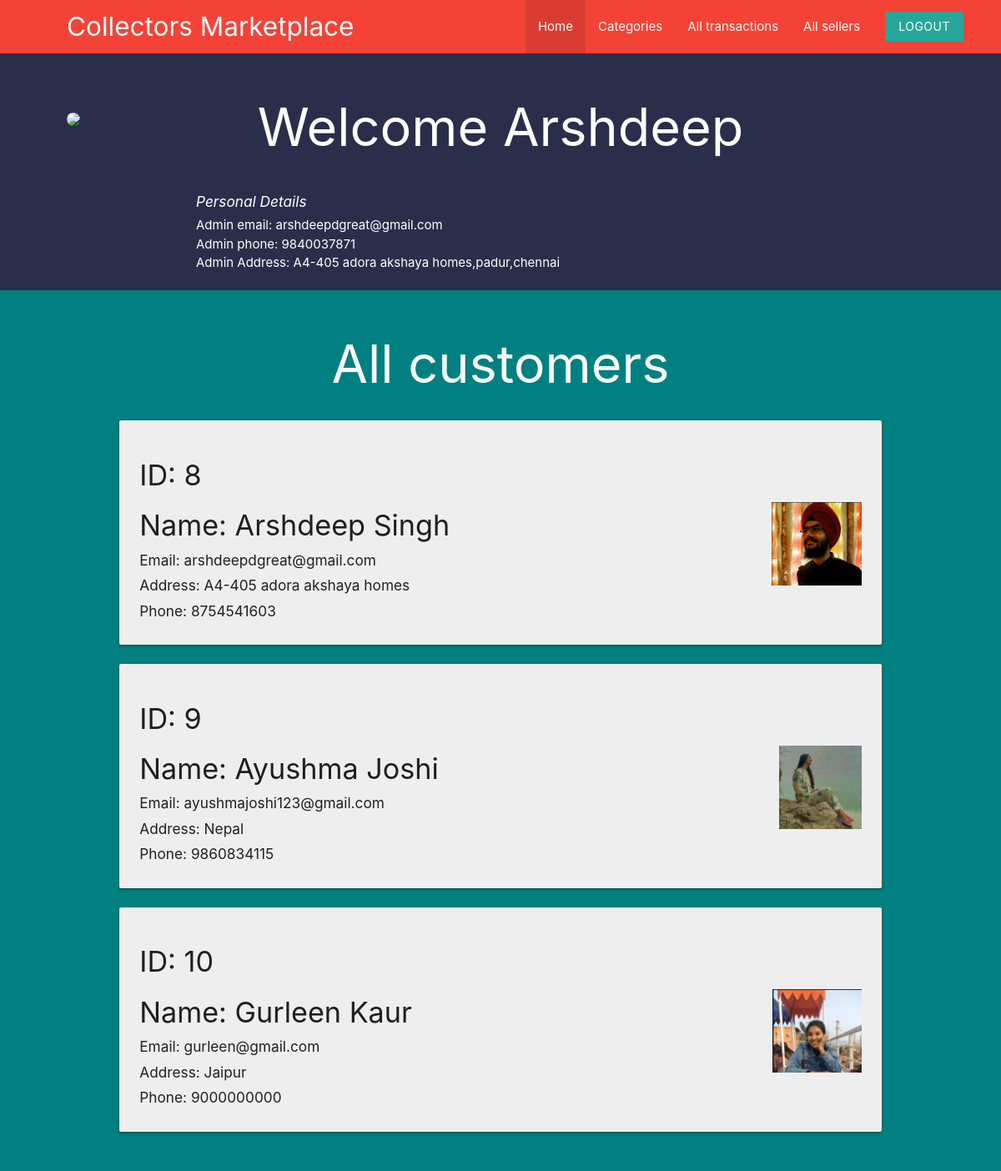
The app's page /admin/adminpage.php (signed in), older data.
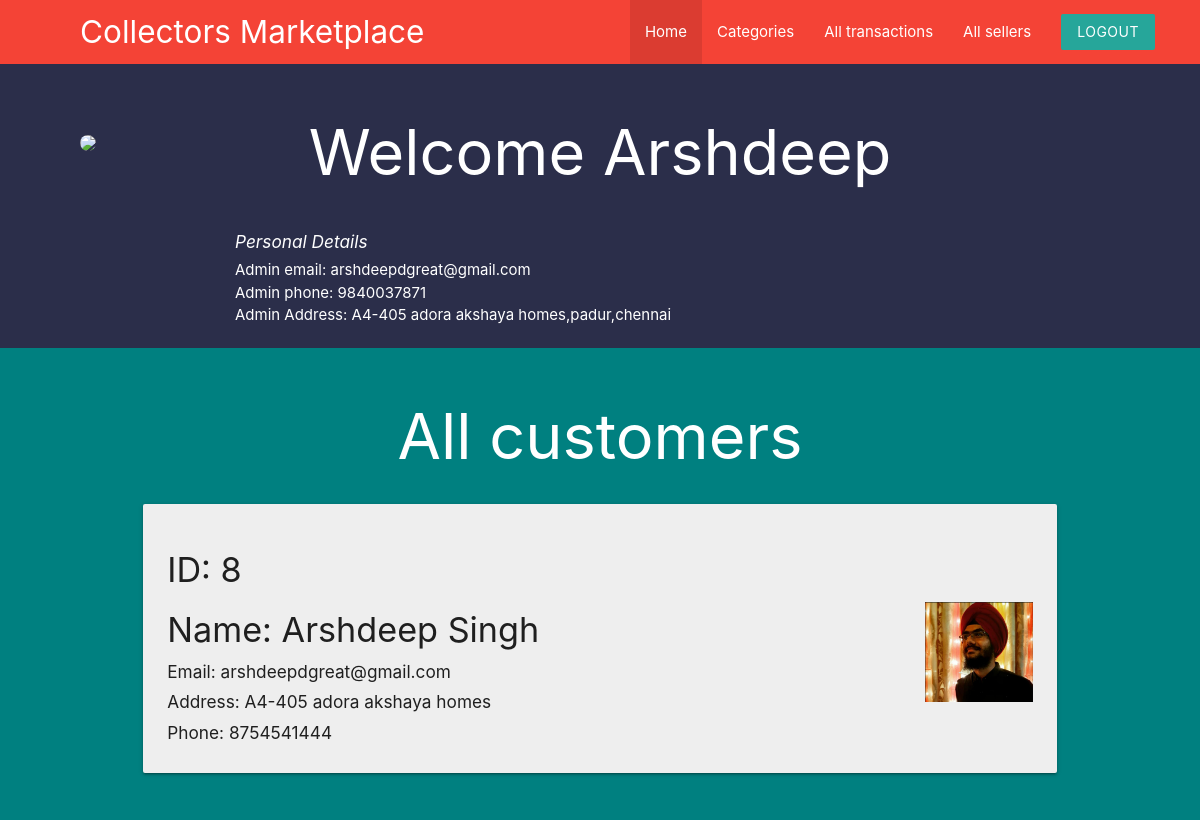
The same page, newer data.
### tables this page shows
CREATE TABLE `customers` (
  `cust_id` int(5) NOT NULL,
  `cust_username` varchar(50) NOT NULL,
  `cust_pass` int(11) NOT NULL,
  `cust_name` varchar(20) NOT NULL,
  `cust_addr` text NOT NULL,
  `cust_email` varchar(50) NOT NULL,
  `cust_image` varchar(255) NOT NULL,
  `cust_phone` bigint(10) NOT NULL,
  `cust_balance` int(5) NOT NULL
);

### admin/adminpage.php (the view, shortened to what this page needs)
<?php
    include("../templates/database_conn.php");
    $aid=$_SESSION['ADMIN_ID'];
    $sql="SELECT * FROM `admin` where `admin_id`='$aid'";
    $res=mysqli_query($con,$sql);
    $arow = mysqli_fetch_array($res, MYSQLI_ASSOC);
    $sql1="SELECT * FROM `customers`";
    $res1=mysqli_query($con,$sql1);
    $rows1 = mysqli_fetch_all($res1, MYSQLI_ASSOC);
?>
<!DOCTYPE html>
<html lang="en">
<head>
    <link rel="stylesheet" href="https://cdnjs.cloudflare.com/ajax/libs/materialize/1.0.0/css/materialize.min.css">
    <link rel="stylesheet" href="../templates/stylesheet.css">
</head>
<body style="background-color:#2b2e4a;" >
<nav class="red z-depth-0" style="padding-right: 30px;padding-left: 80px;">
		<div>
			<a href="#" class="brand-logo brand-text hide-on-med-and-down">Collectors Marketplace</a>
            <ul id="nav-mobile" class="right">
                <li class="active"><a href="adminpage.php">Home</a></li>
                <li><a href="admin_categories.php">Categories</a></li>
                <li><a href="all_transactions.php">All transactions</a></li>
                <li><a href="All_sellers.php">All sellers</a></li>
				<li><a href="admin_logout.php" class="btn brand z-depth-0">Logout</a></li>
		    </ul>
		</div>
        <br>
        <div style="padding-top: 50px;
                    padding-right: 30px;
                    padding-bottom: 50px;">
        <img class="dp" src="<?php echo $arow['admin_image'];?>" height=100px>
        </div>
</nav>
<div class="container">
        <h1 class="white-text center">Welcome <?php print_r($arow["admin_name"]);?></h1>
        <div class="container ">
        <h6 class="white-text"><i>Personal Details</i></h6>
        <h7 class="white-text">Admin email: <?php print_r($arow["admin_email"]);?></h7><br>
        <h7 class="white-text">Admin phone: <?php print_r($arow["admin_phone"]);?></h7><br>
        <h7 class="white-text">Admin Address: <?php print_r($arow["admin_addr"]);?></h7><br>
        </div>
</div>
<div class="blackbgbg">
    <div class="container">
    <section>
    <div class="row">
        <h1 class="white-text center">All customers</h1>
            <?php foreach($rows1 as $c){ ?>
                <div class="col s12 md6">
  				    <div class="card grey lighten-3">
                        <div class="card-content">
                            <h4>ID: <?php echo htmlspecialchars($c['cust_id']); ?></h4>
                            <img src="<?php echo htmlspecialchars($c['cust_image']);?>" class="right" height=100px>
                            <h4>Name: <?php echo htmlspecialchars($c['cust_name']); ?></h4>
                            <h6>Email: <?php echo htmlspecialchars($c['cust_email']);?></h6>
                            <h6>Address: <?php echo htmlspecialchars($c['cust_addr']);?></h6>
                            <h6>Phone: <?php echo htmlspecialchars($c['cust_phone']);?></h6>
                        </div>
                    </div>
                </div>
            <?php } ?>
        </div>
    </div>
</div>
</body>
</html>

Row changes from the older to the newer data that the page shows:
removed customers: cust_id "9", cust_image (picture), cust_name "Ayushma Joshi", cust_email "ayushmajoshi123@gmail.com", cust_addr "Nepal", cust_phone "9860834115"
removed customers: cust_id "10", cust_image (picture), cust_name "Gurleen Kaur", cust_email "gurleen@gmail.com", cust_addr "Jaipur", cust_phone "9000000000"
changed customers "Arshdeep Singh": cust_phone "8754541603" → "8754541444"
